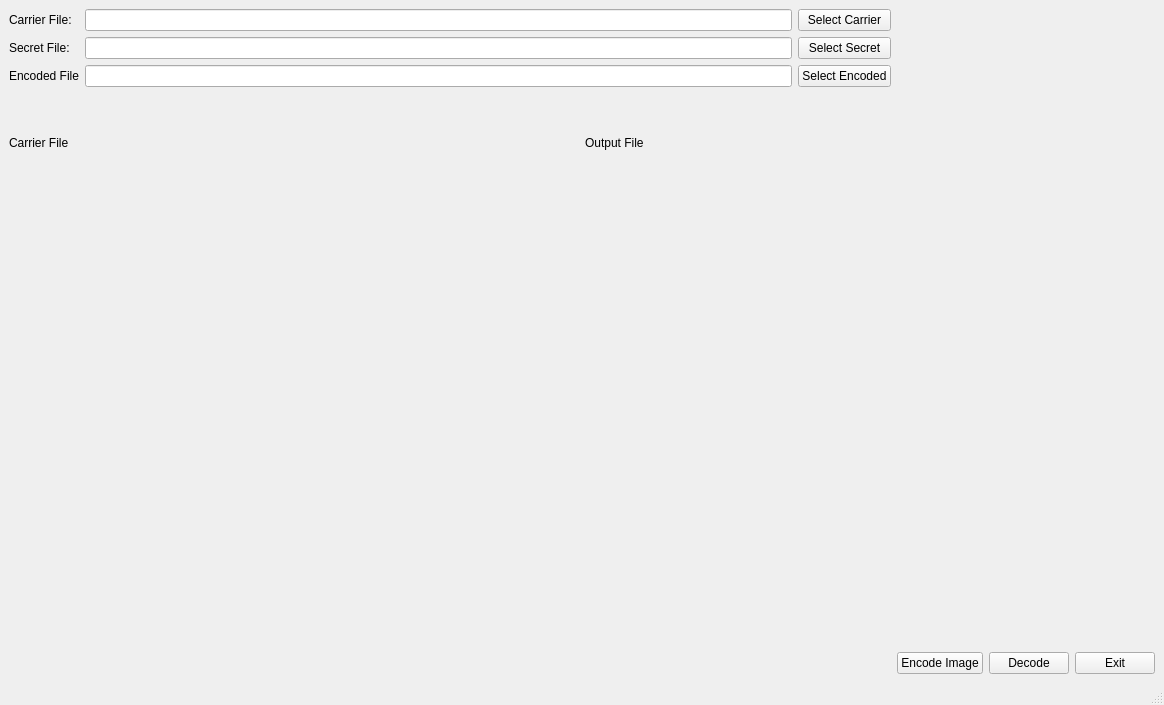
<?xml version="1.0" encoding="UTF-8"?>
<ui version="4.0">
 <class>MainWindow</class>
 <widget class="QMainWindow" name="MainWindow">
  <property name="geometry">
   <rect>
    <x>0</x>
    <y>0</y>
    <width>1164</width>
    <height>705</height>
   </rect>
  </property>
  <property name="windowTitle">
   <string>MainWindow</string>
  </property>
  <widget class="QWidget" name="centralwidget">
   <layout class="QGridLayout" name="gridLayout">
    <item row="1" column="0">
     <widget class="QLabel" name="label_2">
      <property name="text">
       <string>Secret File:</string>
      </property>
     </widget>
    </item>
    <item row="1" column="1">
     <widget class="QLineEdit" name="secretEdit"/>
    </item>
    <item row="4" column="0" colspan="6">
     <layout class="QHBoxLayout" name="horizontalLayout">
      <item>
       <layout class="QVBoxLayout" name="verticalLayout">
        <item>
         <widget class="QLabel" name="label_8">
          <property name="maximumSize">
           <size>
            <width>16777215</width>
            <height>100</height>
           </size>
          </property>
          <property name="text">
           <string>Carrier File</string>
          </property>
         </widget>
        </item>
        <item>
         <widget class="QLabel" name="carrierImage">
          <property name="text">
           <string/>
          </property>
         </widget>
        </item>
       </layout>
      </item>
      <item>
       <layout class="QVBoxLayout" name="verticalLayout_2">
        <item>
         <widget class="QLabel" name="label_6">
          <property name="maximumSize">
           <size>
            <width>16777215</width>
            <height>100</height>
           </size>
          </property>
          <property name="text">
           <string>Output File</string>
          </property>
         </widget>
        </item>
        <item>
         <widget class="QLabel" name="encodedImage">
          <property name="text">
           <string/>
          </property>
         </widget>
        </item>
       </layout>
      </item>
     </layout>
    </item>
    <item row="5" column="3">
     <widget class="QPushButton" name="encodeButton">
      <property name="text">
       <string>Encode Image</string>
      </property>
     </widget>
    </item>
    <item row="1" column="2">
     <widget class="QPushButton" name="secretButton">
      <property name="text">
       <string>Select Secret</string>
      </property>
     </widget>
    </item>
    <item row="2" column="0">
     <widget class="QLabel" name="label_7">
      <property name="text">
       <string>Encoded File</string>
      </property>
     </widget>
    </item>
    <item row="0" column="1">
     <widget class="QLineEdit" name="carrierEdit"/>
    </item>
    <item row="5" column="5">
     <widget class="QPushButton" name="exitButton">
      <property name="text">
       <string>Exit</string>
      </property>
     </widget>
    </item>
    <item row="2" column="1">
     <widget class="QLineEdit" name="encodedEdit"/>
    </item>
    <item row="0" column="0">
     <widget class="QLabel" name="label">
      <property name="text">
       <string>Carrier File:</string>
      </property>
     </widget>
    </item>
    <item row="0" column="2">
     <widget class="QPushButton" name="carrierButton">
      <property name="text">
       <string>Select Carrier</string>
      </property>
     </widget>
    </item>
    <item row="5" column="4">
     <widget class="QPushButton" name="decodeButton">
      <property name="text">
       <string>Decode</string>
      </property>
     </widget>
    </item>
    <item row="2" column="2">
     <widget class="QPushButton" name="encodeFileButton">
      <property name="text">
       <string>Select Encoded</string>
      </property>
     </widget>
    </item>
   </layout>
  </widget>
  <widget class="QMenuBar" name="menubar">
   <property name="geometry">
    <rect>
     <x>0</x>
     <y>0</y>
     <width>1164</width>
     <height>25</height>
    </rect>
   </property>
  </widget>
  <widget class="QStatusBar" name="statusbar"/>
 </widget>
 <resources/>
 <connections/>
</ui>
